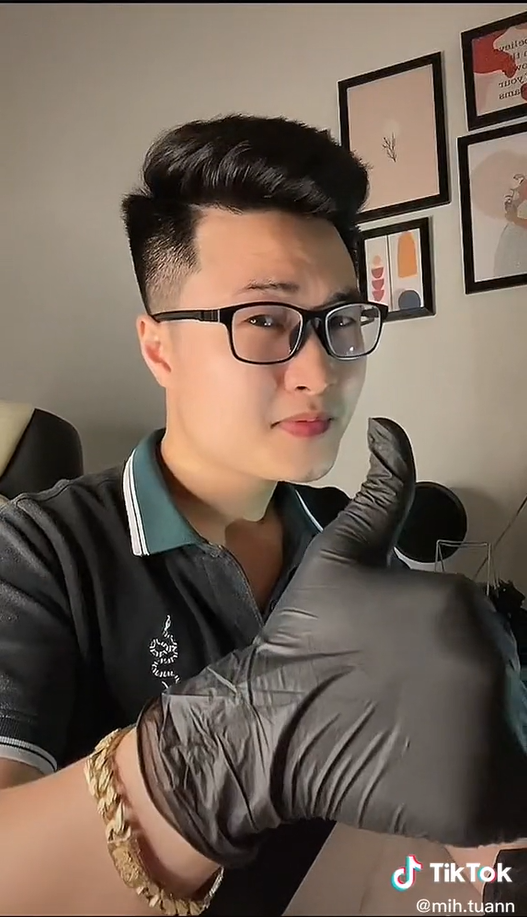
#> input picture xu_ly_anh_so/VoVanDuc_20110635_quaTrinh_xlas/Bai3/test.jpg, 527 x 917 px
$ python bai3.py
#> lines starting #> are read from the running program, lines starting #| are printed output that depends on the picture
import cv2
import numpy as np


def gammaC(src, gamma):
    daoNguocGamma = 1 / gamma
    #Gamma is an important but seldom understood characteristic of virtually all digital imaging systems. It defines the relationship between a pixel's numerical value and its actual luminance. Without gamma, shades captured by digital cameras wouldn't appear as they did to our eyes (on a standard monitor). It's also referred to as gamma correction, gamma encoding or gamma compression, but these all refer to a similar concept. Understanding how gamma works can improve one's exposure technique, in addition to helping one make the most of image editing.
    table = [((i / 255) ** daoNguocGamma) * 255 for i in range(256)]
    table = np.array(table, np.uint8)

    return cv2.LUT(src, table)


hinhAnh = cv2.imread('test.jpg')
#> hinhAnh is the input picture: shape (917, 527, 3); mean B, G, R 86.9, 99, 114.4
anhGamma = gammaC(hinhAnh, 2.2)
#> in gammaC, `return cv2.LUT(src, table)`:
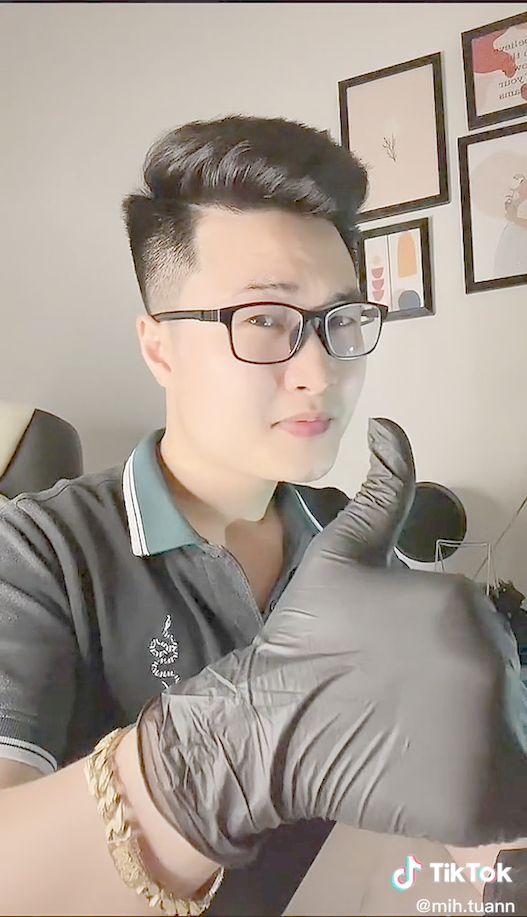
#> returned value: shape (917, 527, 3); mean of channels 0, 1, 2 145.9, 155.4, 166.3; drawn as B, G, R

cv2.imshow('Anh ban dau', hinhAnh)

cv2.imshow('Anh ket thuc', anhGamma)

cv2.waitKey(0)

cv2.destroyAllWindows()
